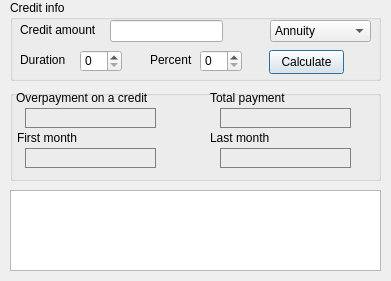
<?xml version="1.0" encoding="UTF-8"?>
<ui version="4.0">
 <class>creditwindow</class>
 <widget class="QDialog" name="creditwindow">
  <property name="geometry">
   <rect>
    <x>0</x>
    <y>0</y>
    <width>391</width>
    <height>281</height>
   </rect>
  </property>
  <property name="windowTitle">
   <string>Dialog</string>
  </property>
  <widget class="QGroupBox" name="groupBox">
   <property name="geometry">
    <rect>
     <x>10</x>
     <y>0</y>
     <width>371</width>
     <height>81</height>
    </rect>
   </property>
   <property name="title">
    <string>Credit info</string>
   </property>
   <widget class="QComboBox" name="comboBox">
    <property name="geometry">
     <rect>
      <x>260</x>
      <y>20</y>
      <width>101</width>
      <height>22</height>
     </rect>
    </property>
    <item>
     <property name="text">
      <string>Annuity</string>
     </property>
    </item>
    <item>
     <property name="text">
      <string>Differentiated</string>
     </property>
    </item>
   </widget>
   <widget class="QLabel" name="label">
    <property name="geometry">
     <rect>
      <x>10</x>
      <y>22</y>
      <width>91</width>
      <height>16</height>
     </rect>
    </property>
    <property name="text">
     <string>Credit amount</string>
    </property>
   </widget>
   <widget class="QLineEdit" name="lineEdit_credit">
    <property name="geometry">
     <rect>
      <x>100</x>
      <y>20</y>
      <width>113</width>
      <height>22</height>
     </rect>
    </property>
    <property name="alignment">
     <set>Qt::AlignRight|Qt::AlignTrailing|Qt::AlignVCenter</set>
    </property>
   </widget>
   <widget class="QLabel" name="label_2">
    <property name="geometry">
     <rect>
      <x>10</x>
      <y>52</y>
      <width>61</width>
      <height>16</height>
     </rect>
    </property>
    <property name="text">
     <string>Duration</string>
    </property>
   </widget>
   <widget class="QLabel" name="label_3">
    <property name="geometry">
     <rect>
      <x>140</x>
      <y>52</y>
      <width>49</width>
      <height>16</height>
     </rect>
    </property>
    <property name="text">
     <string>Percent</string>
    </property>
   </widget>
   <widget class="QSpinBox" name="spinBox_duration">
    <property name="geometry">
     <rect>
      <x>70</x>
      <y>50</y>
      <width>42</width>
      <height>22</height>
     </rect>
    </property>
   </widget>
   <widget class="QSpinBox" name="spinBox_percent">
    <property name="geometry">
     <rect>
      <x>190</x>
      <y>50</y>
      <width>42</width>
      <height>22</height>
     </rect>
    </property>
   </widget>
   <widget class="QPushButton" name="pushButton_calculate">
    <property name="geometry">
     <rect>
      <x>259</x>
      <y>50</y>
      <width>75</width>
      <height>24</height>
     </rect>
    </property>
    <property name="text">
     <string>Calculate</string>
    </property>
   </widget>
  </widget>
  <widget class="QGroupBox" name="groupBox_2">
   <property name="geometry">
    <rect>
     <x>10</x>
     <y>90</y>
     <width>371</width>
     <height>91</height>
    </rect>
   </property>
   <property name="title">
    <string/>
   </property>
   <widget class="QLabel" name="label_4">
    <property name="geometry">
     <rect>
      <x>200</x>
      <y>0</y>
      <width>101</width>
      <height>16</height>
     </rect>
    </property>
    <property name="text">
     <string>Total payment</string>
    </property>
   </widget>
   <widget class="QLabel" name="label_5">
    <property name="geometry">
     <rect>
      <x>6</x>
      <y>0</y>
      <width>141</width>
      <height>16</height>
     </rect>
    </property>
    <property name="text">
     <string>Overpayment on a credit</string>
    </property>
   </widget>
   <widget class="QLabel" name="label_6">
    <property name="geometry">
     <rect>
      <x>7</x>
      <y>40</y>
      <width>91</width>
      <height>16</height>
     </rect>
    </property>
    <property name="text">
     <string>First month</string>
    </property>
   </widget>
   <widget class="QLabel" name="label_7">
    <property name="geometry">
     <rect>
      <x>200</x>
      <y>40</y>
      <width>91</width>
      <height>16</height>
     </rect>
    </property>
    <property name="text">
     <string>Last month</string>
    </property>
   </widget>
   <widget class="QLabel" name="label_over">
    <property name="geometry">
     <rect>
      <x>15</x>
      <y>18</y>
      <width>131</width>
      <height>20</height>
     </rect>
    </property>
    <property name="styleSheet">
     <string notr="true">  border: 1px solid gray;</string>
    </property>
    <property name="text">
     <string/>
    </property>
    <property name="alignment">
     <set>Qt::AlignRight|Qt::AlignTrailing|Qt::AlignVCenter</set>
    </property>
   </widget>
   <widget class="QLabel" name="label_total">
    <property name="geometry">
     <rect>
      <x>210</x>
      <y>18</y>
      <width>131</width>
      <height>20</height>
     </rect>
    </property>
    <property name="styleSheet">
     <string notr="true">  border: 1px solid gray;</string>
    </property>
    <property name="text">
     <string/>
    </property>
    <property name="alignment">
     <set>Qt::AlignRight|Qt::AlignTrailing|Qt::AlignVCenter</set>
    </property>
   </widget>
   <widget class="QLabel" name="label_first">
    <property name="geometry">
     <rect>
      <x>15</x>
      <y>58</y>
      <width>131</width>
      <height>20</height>
     </rect>
    </property>
    <property name="styleSheet">
     <string notr="true">  border: 1px solid gray;</string>
    </property>
    <property name="text">
     <string/>
    </property>
    <property name="alignment">
     <set>Qt::AlignRight|Qt::AlignTrailing|Qt::AlignVCenter</set>
    </property>
   </widget>
   <widget class="QLabel" name="label_last">
    <property name="geometry">
     <rect>
      <x>210</x>
      <y>58</y>
      <width>131</width>
      <height>20</height>
     </rect>
    </property>
    <property name="styleSheet">
     <string notr="true">  border: 1px solid gray;</string>
    </property>
    <property name="text">
     <string/>
    </property>
    <property name="alignment">
     <set>Qt::AlignRight|Qt::AlignTrailing|Qt::AlignVCenter</set>
    </property>
   </widget>
  </widget>
  <widget class="QTableWidget" name="tableWidget">
   <property name="geometry">
    <rect>
     <x>10</x>
     <y>190</y>
     <width>371</width>
     <height>81</height>
    </rect>
   </property>
  </widget>
 </widget>
 <resources/>
 <connections/>
</ui>
